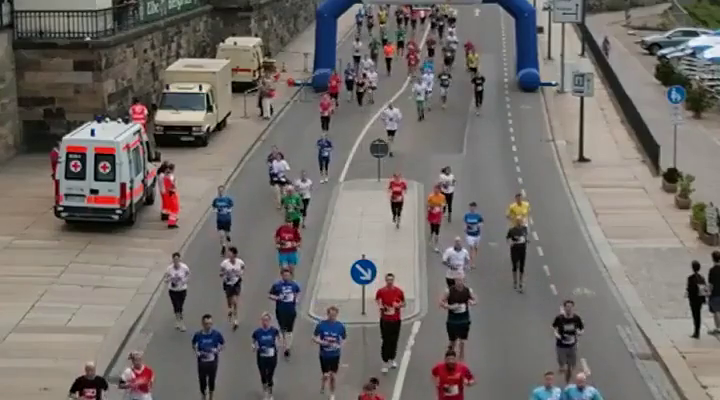
#> input picture frame 15 of run.mp4, 720 x 400 px
$ python 'Optical Fow tracking..py'
#> lines starting #> are read from the running program, lines starting #| are printed output that depends on the picture
# part 1
# import libraries
import cv2
import numpy as np

# parameters for shi-tomasi corner detection
st_params = dict(maxCorners=30,
                qualityLevel=0.2,
                minDistance=2,
                blockSize=7)
# parameters for Lucas-Kande optical flow
lk_params = dict(winSize= (15,15),
                 maxLevel=2,
                 criteria=(cv2.TERM_CRITERIA_EPS | cv2.TERM_CRITERIA_COUNT , 10, 1))

# Video Capture
cap = cv2.VideoCapture("run.mp4")

# color for optical flow
# part 2
color= (0,255,0)
# read the capture and get the first frame
_,frame_t = cap.read()
#> frame_t is the input picture: shape (400, 720, 3); mean B, G, R 106.7, 110.3, 115.7
# convert to grayscale
prev_gray=cv2.cvtColor(frame_t,cv2.COLOR_BGR2GRAY)
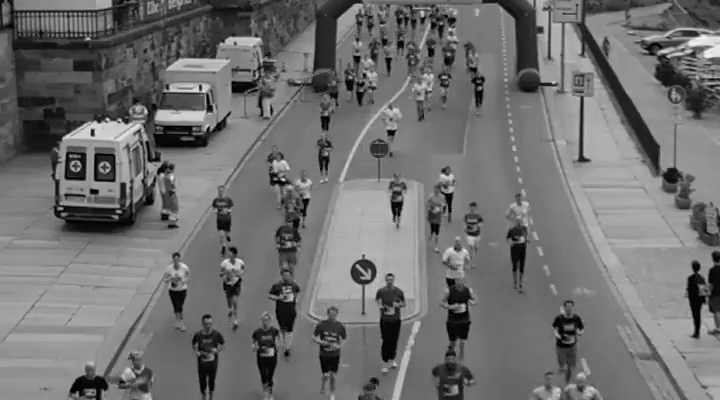
#> prev_gray: shape (400, 720); min 0, max 244, mean 111.5
# find the strongest corner in the first frame
prev = cv2.goodFeaturesToTrack(prev_gray,mask=None,**st_params)
#> prev = 30 rows, first 8: [199, 90], [196, 89], [167, 89], [93, 136], [203, 95], [113, 179], [357, 264], [355, 266]
# create an image with same the dimensions for the later drawing purposes
mask = np.zeros_like(frame_t)

# while loop
while (cap.isOpened()):
    _,frame=cap.read()
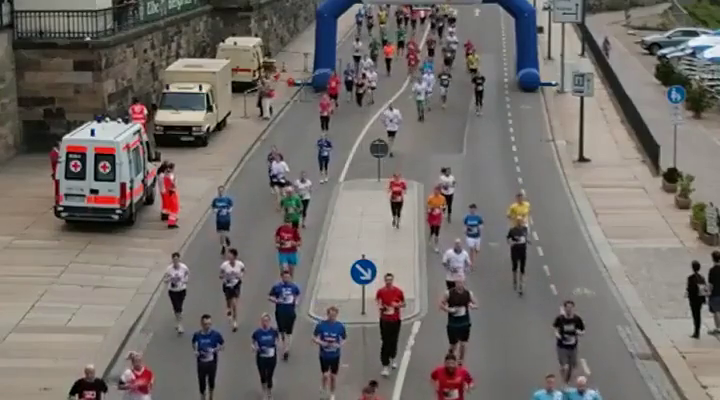
#> input picture frame 16 of run.mp4, 720 x 400 px
#> frame is the input picture: shape (400, 720, 3); mean B, G, R 106.7, 110.4, 115.8
    frame = cv2.flip(frame,1)
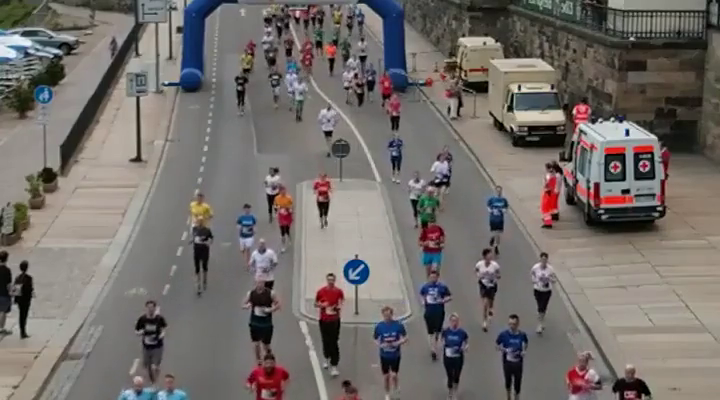
#> frame: shape (400, 720, 3); mean B, G, R 106.7, 110.4, 115.8
    gray=cv2.cvtColor(frame,cv2.COLOR_BGR2GRAY)
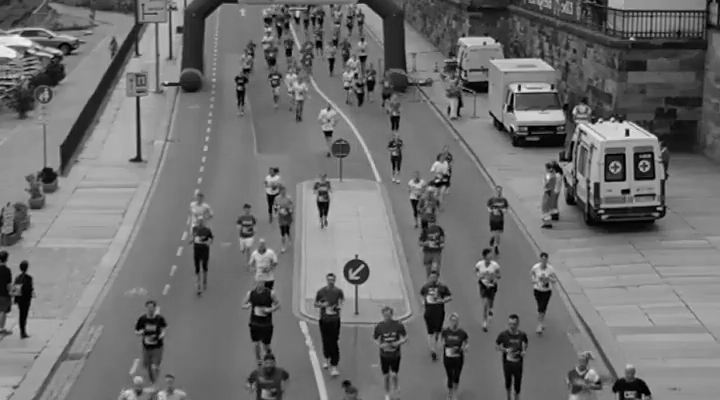
#> gray: shape (400, 720); min 0, max 242, mean 111.6
#     callulate optical flow by lucas-kanade
    next,status,error = cv2.calcOpticalFlowPyrLK(prev_gray,gray,prev, None, **lk_params)
#> next = 30 rows, first 8: [196, 88.42], [193.1, 88.9], [139.9, 111.1], [92.73, 137.5], [201.5, 91.85], [108.5, 228.6], [351.2, 263.6], [348.3, 265.6]; status = 30 values from 1 to 1; error = 30 values, max 106.2 at index 1, min 13.03 at index 12, mean 56.49
#     select a good feature for previous position
    good_old = prev[status ==1]
#> good_old = 30 pairs, first value 57 to 462, second value 14 to 391
#     select a good feature for next position
    good_new = next[status ==1]
#> good_new = 30 pairs, first value 64.03 to 458.9, second value 12.41 to 391
#     draw the optical flow track
    for i ,(new,old) in enumerate (zip(good_new,good_old)):
#         return coordinates for a new point & old point
        a,b = new.ravel()
        c,d = old.ravel()
#         draw a line between new and old points.. which is green
        mask =cv2.line(mask,(a,b),(c,d),color,2)
#         draw filled circle
        frame = cv2.circle(frame,(a,b),3,color,-1)
#> this loop made 30 passes
#> (a, b, c, d) on passes 1 to 12: (196, 88.42, 199, 90), (193.1, 88.9, 196, 89), (139.9, 111.1, 167, 89), (92.73, 137.5, 93, 136), (201.5, 91.85, 203, 95), (108.5, 228.6, 113, 179), (351.2, 263.6, 357, 264), (348.3, 265.6, 355, 266), (206.7, 110.7, 209, 110), (95.35, 179.9, 96, 178), (458.9, 309.4, 462, 306), (64.03, 138.5, 69, 155)
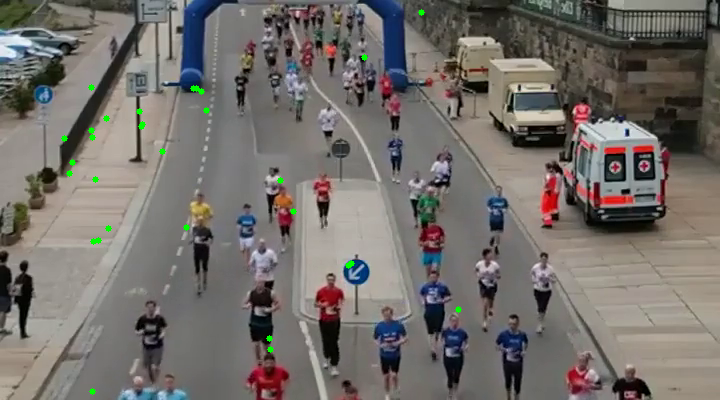
#> frame: shape (400, 720, 3); mean B, G, R 106.4, 110.8, 115.5
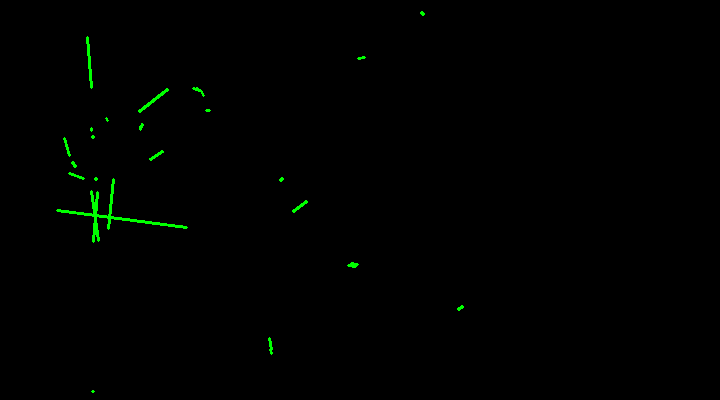
#> mask: shape (400, 720, 3); mean of channels 0, 1, 2 0, 1.4, 0; drawn as B, G, R
#     overlay optical on origional frame
    output = cv2.add(frame,mask)
#     update previous pad was acting as a toggle for insert mode.frame
    prev_gray = gray.copy()
#     update previous good feature points
    prev = good_new.reshape(-1,1,2)
#> prev has the same summary as next
#     open new window and display output
    cv2.imshow("Optical Flow",output)
#     close the frame
    if cv2.waitKey(300) & 0xFF == ord("q"):
#> (key q is pressed here)
        break
# release and destroy
cap.release()
cv2.destroyAllWindows()

$ run again, starting later in the video
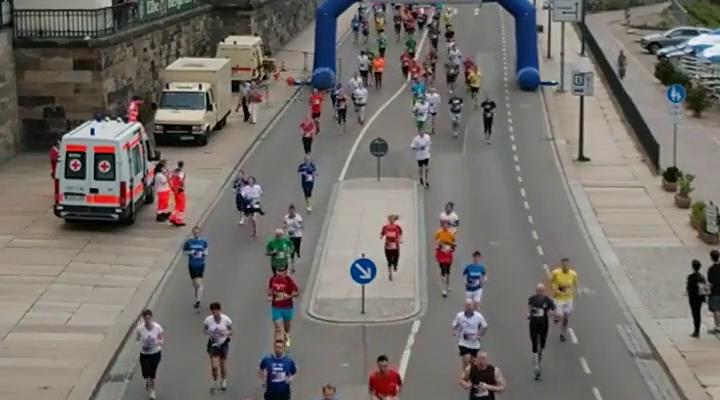
#> input picture frame 67 of run.mp4, 720 x 400 px
#> frame_t is the input picture: shape (400, 720, 3); mean B, G, R 107.4, 111.9, 116.3
#> `prev = cv2.goodFeaturesToTrack(prev_gray,mask=None,**st_params)`: prev = 30 rows, first 8: [198, 89], [166, 88], [139, 126], [92, 136], [355, 264], [109, 4], [204, 93], [56, 208]
#> next = 30 rows, first 8: [195, 87.43], [162.5, 90.29], [138.8, 123], [91.48, 137.4], [351.4, 263.1], [112.2, -13.93], [204.1, 89.44], [157.1, 213.5]; status = 30 values, max 1 at index 0, min 0 at index 5, mean 0.967; error = 30 values, max 96.82 at index 0, min 0 at index 5, mean 55.44
#> good_old = 29 pairs, first value 56 to 426, second value 12 to 285
#> good_new = 29 pairs, first value 64.12 to 421.4, second value 32.49 to 283.2
#> the loop `for i ,(new,old) in enumerate (zip(good_new,good_old)):` made 29 passes
#> (a, b, c, d) on passes 1 to 8: (195, 87.43, 198, 89), (162.5, 90.29, 166, 88), (138.8, 123, 139, 126), (91.48, 137.4, 92, 136), (351.4, 263.1, 355, 264), (204.1, 89.44, 204, 93), (157.1, 213.5, 56, 208), (218.1, 38.53, 222, 41)
#> after the loop `for i ,(new,old) in enumerate (zip(good_new,good_old)):`:
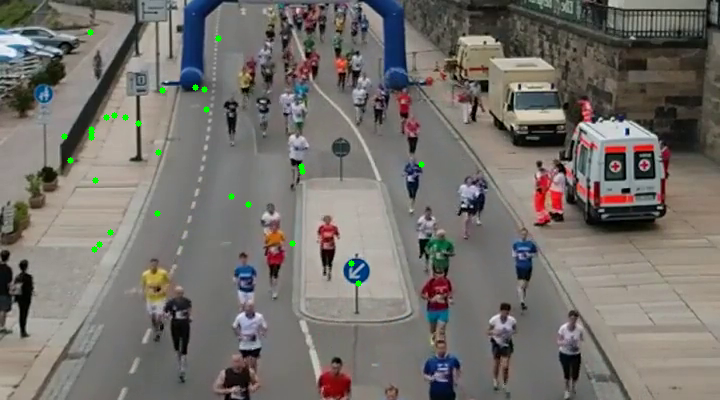
#> frame: shape (400, 720, 3); mean B, G, R 107.3, 112.3, 116.2
#> after the loop `for i ,(new,old) in enumerate (zip(good_new,good_old)):`:
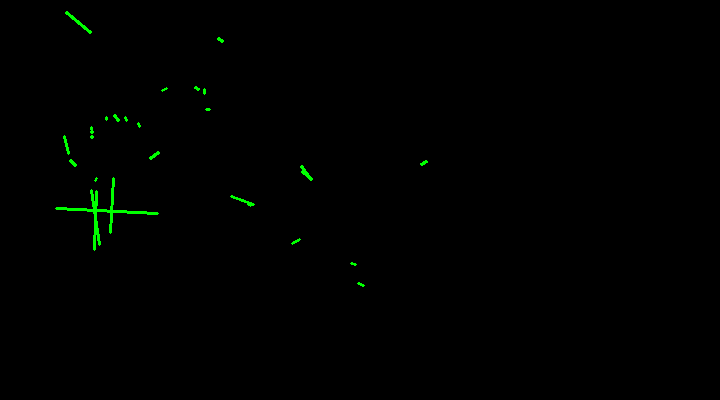
#> mask: shape (400, 720, 3); mean of channels 0, 1, 2 0, 1.3, 0; drawn as B, G, R
#> `prev = good_new.reshape(-1,1,2)`: prev = 29 rows, first 8: [195, 87.43], [162.5, 90.29], [138.8, 123], [91.48, 137.4], [351.4, 263.1], [204.1, 89.44], [157.1, 213.5], [218.1, 38.53]

$ run again, starting later in the video
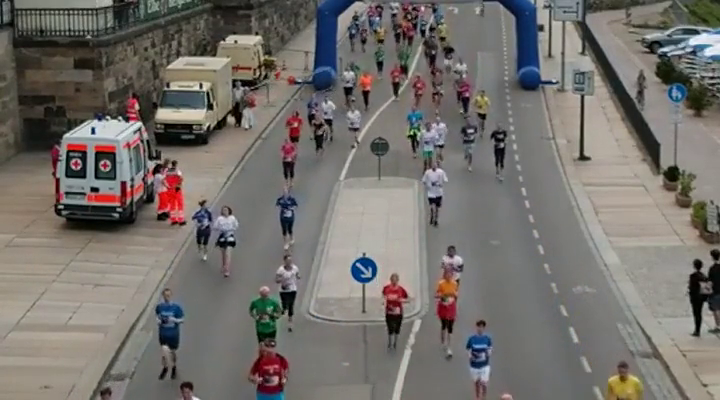
#> input picture frame 120 of run.mp4, 720 x 400 px
#> frame_t is the input picture: shape (400, 720, 3); mean B, G, R 108.1, 112.6, 116.6
#> `prev = cv2.goodFeaturesToTrack(prev_gray,mask=None,**st_params)`: prev = 30 rows, first 8: [199, 88], [196, 87], [413, 132], [93, 134], [167, 87], [169, 87], [140, 125], [57, 207]
#> next = 30 rows, first 8: [196.4, 86.82], [193.2, 86.6], [412.6, 131.1], [93.34, 135.8], [139.8, 110.3], [138.1, 109.9], [140.1, 121.6], [186.1, 222.1]; status = 30 values from 1 to 1; error = 30 values, max 98.83 at index 1, min 5.33 at index 25, mean 55.4
#> good_old = 30 pairs, first value 57 to 413, second value 13 to 274
#> good_new = 30 pairs, first value 63.79 to 412.6, second value 58.18 to 274.9
#> the loop `for i ,(new,old) in enumerate (zip(good_new,good_old)):` made 30 passes
#> (a, b, c, d) on passes 1 to 8: (196.4, 86.82, 199, 88), (193.2, 86.6, 196, 87), (412.6, 131.1, 413, 132), (93.34, 135.8, 93, 134), (139.8, 110.3, 167, 87), (138.1, 109.9, 169, 87), (140.1, 121.6, 140, 125), (186.1, 222.1, 57, 207)
#> after the loop `for i ,(new,old) in enumerate (zip(good_new,good_old)):`:
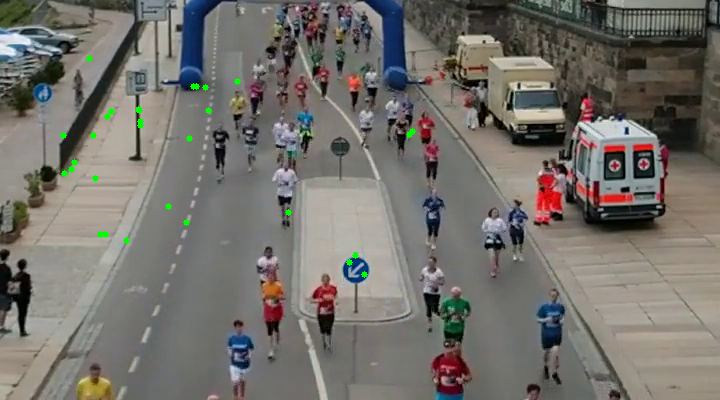
#> frame: shape (400, 720, 3); mean B, G, R 107.6, 113, 116.1
#> after the loop `for i ,(new,old) in enumerate (zip(good_new,good_old)):`:
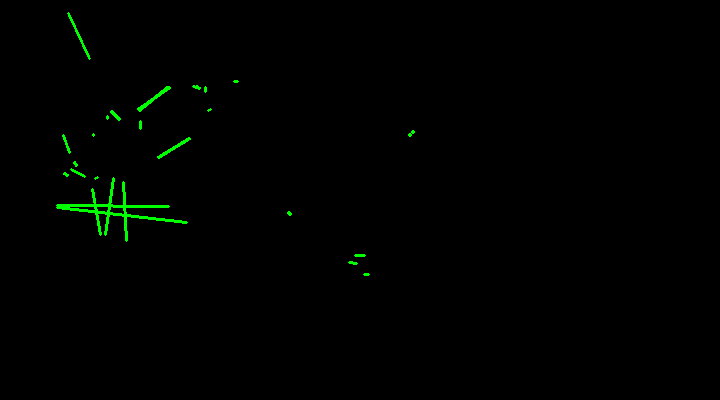
#> mask: shape (400, 720, 3); mean of channels 0, 1, 2 0, 1.8, 0; drawn as B, G, R
#> `prev = good_new.reshape(-1,1,2)`: prev has the same summary as next
